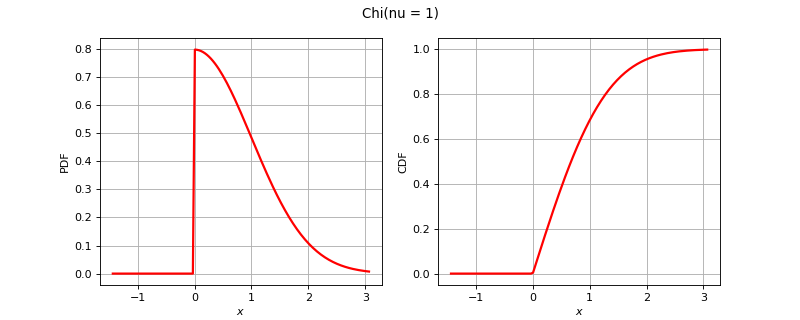

Recreate this plot in Python.
import openturns as ot
from matplotlib import pyplot as plt
from openturns.viewer import View
title = None
if ot.Chi().__class__.__name__ == 'Bernoulli':
    distribution = ot.Bernoulli(0.7)
elif ot.Chi().__class__.__name__ == 'Binomial':
    distribution = ot.Binomial(5, 0.2)
elif ot.Chi().__class__.__name__ == 'Hypergeometric':
    distribution = ot.Hypergeometric(10, 4, 7)
elif ot.Chi().__class__.__name__ == 'CumulativeDistributionNetwork':
    coll = [ot.Normal(2),ot.Dirichlet([0.5, 1.0, 1.5])]
    distribution = ot.CumulativeDistributionNetwork(coll, ot.BipartiteGraph([[0,1], [0,1]]))
elif ot.Chi().__class__.__name__ == 'Histogram':
    distribution = ot.Histogram([-1.0, 0.5, 1.0, 2.0], [0.45, 0.4, 0.15])
elif ot.Chi().__class__.__name__ == 'KernelMixture':
    kernel = ot.Uniform()
    sample = ot.Normal().getSample(5)
    bandwith = [1.0]
    distribution = ot.KernelMixture(kernel, bandwith, sample)
elif ot.Chi().__class__.__name__ == 'MaximumDistribution':
    coll = [ot.Uniform(2.5, 3.5), ot.LogUniform(1.0, 1.2), ot.Triangular(2.0, 3.0, 4.0)]
    distribution = ot.MaximumDistribution(coll)
elif ot.Chi().__class__.__name__ == 'Multinomial':
    distribution = ot.Multinomial(5, [0.2])
elif ot.Chi().__class__.__name__ == 'RandomMixture':
    coll = [ot.Triangular(0.0, 1.0, 5.0), ot.Uniform(-2.0, 2.0)]
    weights = [0.8, 0.2]
    cst = 3.0
    distribution = ot.RandomMixture(coll, weights, cst)
elif ot.Chi().__class__.__name__ == 'TruncatedDistribution':
    distribution = ot.TruncatedDistribution(ot.Normal(2.0, 1.5), 1.0, 4.0)
elif ot.Chi().__class__.__name__ == 'UserDefined':
    distribution = ot.UserDefined([[1.0], [2.0], [3.0]], [0.4, 0.5, 1.0])
elif ot.Chi().__class__.__name__ == 'ZipfMandelbrot':
    distribution = ot.ZipfMandelbrot(10, 2.5, 0.3)
elif ot.Chi().__class__.__name__ == 'Normal':
    cov = ot.CovarianceMatrix([[1.0, -0.5], [-0.5, 1.0]])
    distribution = ot.Normal([0.0, 0.0], cov)
    title = "Normal dist. with correlation coefficient {}".format(cov[0, 1])
else:
    distribution = ot.Chi()

dimension = distribution.getDimension()
if title is None:
    title = str(distribution)[:100].split('\n')[0]
if dimension == 1:
    distribution.setDescription(['$x$'])
    pdf_graph = distribution.drawPDF()
    cdf_graph = distribution.drawCDF()
    fig = plt.figure(figsize=(10, 4))
    pdf_axis = fig.add_subplot(121)
    cdf_axis = fig.add_subplot(122)
    View(pdf_graph, figure=fig, axes=[pdf_axis], add_legend=False)
    View(cdf_graph, figure=fig, axes=[cdf_axis], add_legend=False)
    fig.suptitle(title)
elif dimension == 2:
    grid = ot.GridLayout(1, 2)
    pdf_graph = distribution.drawPDF()
    pdf_graph.setLegends([''])
    cdf_graph = distribution.drawCDF()
    cdf_graph.setLegends([''])
    grid.setGraph(0, 0, pdf_graph)
    grid.setGraph(0, 1, cdf_graph)
    grid.setTitle(title)
    fig = View(grid).getFigure()
    fig.axes[0].set_title('PDF')
    fig.axes[1].set_title('CDF')
